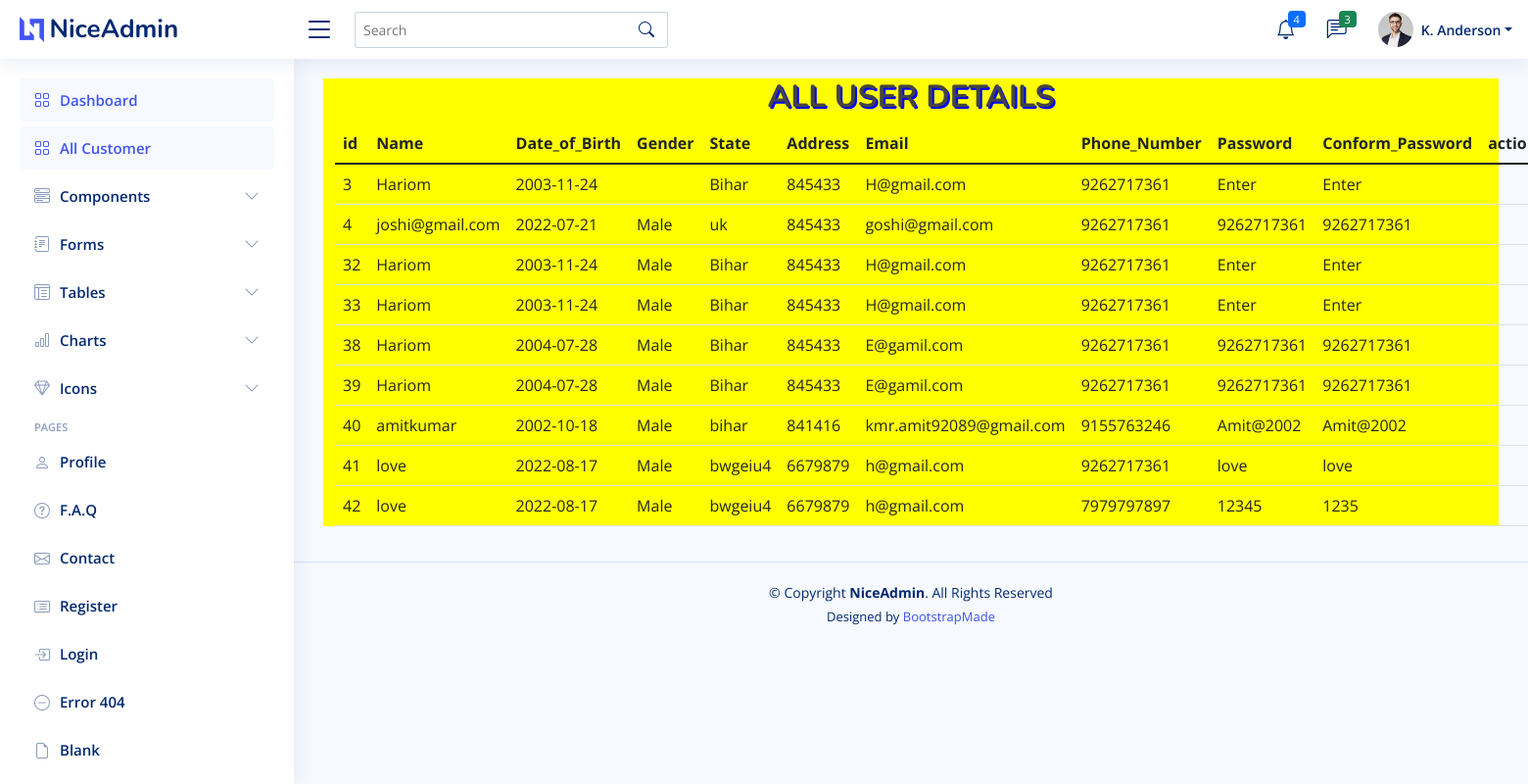
/index.php/admin/all_customer, run on the app's committed database.
### tables this page shows
CREATE TABLE `regester` (
  `id` int(100) NOT NULL,
  `Name` varchar(20) NOT NULL,
  `Date_of_Birth` date NOT NULL,
  `Gender` varchar(6) DEFAULT NULL,
  `State` varchar(20) NOT NULL,
  `Address` varchar(80) NOT NULL,
  `Email` varchar(40) DEFAULT NULL,
  `Phone_Number` varchar(10) NOT NULL,
  `Password` varchar(10) NOT NULL,
  `Conform_Password` varchar(10) NOT NULL
);

### application/controllers/Admin.php (called while the page is built, shortened)
<?php
class admin extends CI_Controller {
public function all_customer()
	{
		$this->load->view('all_customer');
	}
}

### index.php (called while the page is built, shortened)
<?php
require_once BASEPATH.'core/CodeIgniter.php';

### application/views/all_customer.php (the view, shortened to what this page needs)
<!DOCTYPE html>
<html lang="en">
<head>
  <link href="links/assets/vendor/bootstrap/css/bootstrap.min.css" rel="stylesheet">
  <link href="links/assets/vendor/bootstrap-icons/bootstrap-icons.css" rel="stylesheet">
  <link href="links/assets/vendor/boxicons/css/boxicons.min.css" rel="stylesheet">
  <link href="links/assets/vendor/quill/quill.snow.css" rel="stylesheet">
  <link href="links/assets/vendor/quill/quill.bubble.css" rel="stylesheet">
  <link href="links/assets/vendor/remixicon/remixicon.css" rel="stylesheet">
  <link href="links/assets/vendor/simple-datatables/style.css" rel="stylesheet">
  <link href="links/assets/css/style.css" rel="stylesheet">
</head>
<body>
  <header id="header" class="header fixed-top d-flex align-items-center">
    <div class="d-flex align-items-center justify-content-between">
      <a href="index.html" class="logo d-flex align-items-center">
        <img src="links/assets/img/logo.png" alt="">
        <span class="d-none d-lg-block">NiceAdmin</span>
      </a>
      <i class="bi bi-list toggle-sidebar-btn"></i>
    </div>
    <div class="search-bar">
      <form class="search-form d-flex align-items-center" method="POST" action="#">
        <input type="text" name="query" placeholder="Search" title="Enter search keyword">
        <button type="submit" title="Search"><i class="bi bi-search"></i></button>
      </form>
    </div>
    <nav class="header-nav ms-auto">
      <ul class="d-flex align-items-center">
        <li class="nav-item dropdown">
          <a class="nav-link nav-icon" href="#" data-bs-toggle="dropdown">
            <i class="bi bi-bell"></i>
            <span class="badge bg-primary badge-number">4</span>
          </a>
        </li>
        <li class="nav-item dropdown">
          <a class="nav-link nav-icon" href="#" data-bs-toggle="dropdown">
            <i class="bi bi-chat-left-text"></i>
            <span class="badge bg-success badge-number">3</span>
          </a>
        </li>
        <li class="nav-item dropdown pe-3">
          <a class="nav-link nav-profile d-flex align-items-center pe-0" href="#" data-bs-toggle="dropdown">
            <img src="links/assets/img/profile-img.jpg" alt="Profile" class="rounded-circle">
            <span class="d-none d-md-block dropdown-toggle ps-2">K. Anderson</span>
          </a>
        </li>
      </ul>
    </nav>
  </header>
  <aside id="sidebar" class="sidebar">
    <ul class="sidebar-nav" id="sidebar-nav">
      <li class="nav-item">
        <a class="nav-link " href="index.html">
          <i class="bi bi-grid"></i>
          <span>Dashboard</span>
        </a>
      </li>
      <li class="nav-item">
        <a class="nav-link " href="all_customer">
          <i class="bi bi-grid"></i>
          <span>All Customer</span>
        </a>
      </li>
      <li class="nav-item">
        <a class="nav-link collapsed" data-bs-target="#components-nav" data-bs-toggle="collapse" href="#">
          <i class="bi bi-menu-button-wide"></i><span>Components</span><i class="bi bi-chevron-down ms-auto"></i>
        </a>
      </li>
      <li class="nav-item">
        <a class="nav-link collapsed" data-bs-target="#forms-nav" data-bs-toggle="collapse" href="#">
          <i class="bi bi-journal-text"></i><span>Forms</span><i class="bi bi-chevron-down ms-auto"></i>
        </a>
      </li>
      <li class="nav-item">
        <a class="nav-link collapsed" data-bs-target="#tables-nav" data-bs-toggle="collapse" href="#">
          <i class="bi bi-layout-text-window-reverse"></i><span>Tables</span><i class="bi bi-chevron-down ms-auto"></i>
        </a>
      </li>
      <li class="nav-item">
        <a class="nav-link collapsed" data-bs-target="#charts-nav" data-bs-toggle="collapse" href="#">
          <i class="bi bi-bar-chart"></i><span>Charts</span><i class="bi bi-chevron-down ms-auto"></i>
        </a>
      </li>
      <li class="nav-item">
        <a class="nav-link collapsed" data-bs-target="#icons-nav" data-bs-toggle="collapse" href="#">
          <i class="bi bi-gem"></i><span>Icons</span><i class="bi bi-chevron-down ms-auto"></i>
        </a>
      </li>
      <li class="nav-heading">Pages</li>
      <li class="nav-item">
        <a class="nav-link collapsed" href="users-profile.html">
          <i class="bi bi-person"></i>
          <span>Profile</span>
        </a>
      </li>
      <li class="nav-item">
        <a class="nav-link collapsed" href="pages-faq.html">
          <i class="bi bi-question-circle"></i>
          <span>F.A.Q</span>
        </a>
      </li>
      <li class="nav-item">
        <a class="nav-link collapsed" href="pages-contact.html">
          <i class="bi bi-envelope"></i>
          <span>Contact</span>
        </a>
      </li>
      <li class="nav-item">
        <a class="nav-link collapsed" href="pages-register.html">
          <i class="bi bi-card-list"></i>
          <span>Register</span>
        </a>
      </li>
      <li class="nav-item">
        <a class="nav-link collapsed" href="pages-login.html">
          <i class="bi bi-box-arrow-in-right"></i>
          <span>Login</span>
        </a>
      </li>
      <li class="nav-item">
        <a class="nav-link collapsed" href="pages-error-404.html">
          <i class="bi bi-dash-circle"></i>
          <span>Error 404</span>
        </a>
      </li>
      <li class="nav-item">
        <a class="nav-link collapsed" href="pages-blank.html">
          <i class="bi bi-file-earmark"></i>
          <span>Blank</span>
        </a>
      </li>
    </ul>
  </aside>
  <main id="main" class="main">
<div class="container" style="background-color:yellow;">
  <h2 style="text-align:center;color:; font-weight: bold; text-shadow: blue 2px 2px; text-transform: uppercase; "> All User Details</h2>
  <table class="table">
    <thead>
      <tr>
        <th>id</th>
        <th>Name</th>
        <th>Date_of_Birth</th>
        <th>Gender</th>
        <th>State</th>
        <th>Address</th>
        <th>Email</th>
        <th>Phone_Number</th>
        <th>Password</th>
        <th>Conform_Password</th>
        <th>action</th>
      </tr>
    </thead>
    <tbody>
      <?php
       foreach ($this->db->get('regester')->result_array() as  $value) {
      ?>
      <tr>
        <td><?= $value['id']?></td>
        <td><?= $value['Name']?></td>
        <td><?= $value['Date_of_Birth']?></td>
        <td><?= $value['Gender']?></td>
        <td><?= $value['State']?></td>
        <td><?= $value['Address']?></td>
        <td style="overflow: hidden;"><?= $value['Email']?></td>
        <td><?= $value['Phone_Number']?></td>
        <td><?= $value['Password']?></td>
        <td><?= $value['Conform_Password']?></td>
        <td></td>
      </tr>
    <?php  }  ?>
    </tbody>
  </table>
</div>
</main>
  <footer id="footer" class="footer">
    <div class="copyright">
      &copy; Copyright <strong><span>NiceAdmin</span></strong>. All Rights Reserved
    </div>
    <div class="credits">
      Designed by <a href="">BootstrapMade</a>
    </div>
  </footer>
</body>
</html>

### assets/assets/css/style.css (style rules this page uses)
:root { scroll-behavior: smooth; }
body { font-family: "Open Sans", sans-serif; background: #f6f9ff; color: #444444; }
a { color: #4154f1; text-decoration: none; }
h1, h2, h3, h4, h5, h6 { font-family: "Nunito", sans-serif; }
#main { margin-top: 60px; padding: 20px 30px; transition: all 0.3s; }
.logo { line-height: 1; }
@media (min-width: 1200px) { .logo { width: 280px; } }
.logo img { max-height: 26px; margin-right: 6px; }
.logo span { font-size: 26px; font-weight: 700; color: #012970; font-family: "Nunito", sans-serif; }
.header { transition: all 0.5s; z-index: 997; height: 60px; box-shadow: 0px 2px 20px rgba(1, 41, 112, 0.1); background-color: #fff; padding-left: 20px; }
.header .toggle-sidebar-btn { font-size: 32px; padding-left: 10px; cursor: pointer; color: #012970; }
.header .search-bar { min-width: 360px; padding: 0 20px; }
.header .search-form { width: 100%; }
.header .search-form input { border: 0; font-size: 14px; color: #012970; border: 1px solid rgba(1, 41, 112, 0.2); padding: 7px 38px 7px 8px; border-radius: 3px; transition: 0.3s; width: 100%; }
.header .search-form button { border: 0; padding: 0; margin-left: -30px; background: none; }
.header .search-form button i { color: #012970; }
.header-nav ul { list-style: none; }
.header-nav > ul { margin: 0; padding: 0; }
.header-nav .nav-icon { font-size: 20px; color: #012970; }
.header-nav .nav-profile { color: #012970; }
.header-nav .nav-profile img { max-height: 36px; }
.header-nav .nav-profile span { font-size: 14px; font-weight: 600; }
.header-nav .badge-number { position: absolute; inset: 4px 6px auto auto; font-weight: normal; font-size: 11px; padding: 3px 6px; }
.sidebar { position: fixed; top: 60px; left: 0; bottom: 0; width: 300px; z-index: 996; transition: all 0.3s; padding: 20px; overflow-y: auto; scrollbar-width: thin; scrollbar-color: #aab7cf transparent; box-shadow: 0px 0px 20px rgba(1, 41, 112, 0.1); background-color: #fff; }
@media (min-width: 1200px) { #main, #footer { margin-left: 300px; } }
.sidebar-nav { padding: 0; margin: 0; list-style: none; }
.sidebar-nav li { padding: 0; margin: 0; list-style: none; }
.sidebar-nav .nav-item { margin-bottom: 5px; }
.sidebar-nav .nav-heading { font-size: 11px; text-transform: uppercase; color: #899bbd; font-weight: 600; margin: 10px 0 5px 15px; }
.sidebar-nav .nav-link { display: flex; align-items: center; font-size: 15px; font-weight: 600; color: #4154f1; transition: 0.3; background: #f6f9ff; padding: 10px 15px; border-radius: 4px; }
.sidebar-nav .nav-link i { font-size: 16px; margin-right: 10px; color: #4154f1; }
.sidebar-nav .nav-link.collapsed { color: #012970; background: #fff; }
.sidebar-nav .nav-link.collapsed i { color: #899bbd; }
.sidebar-nav .nav-link .bi-chevron-down { margin-right: 0; transition: transform 0.2s ease-in-out; }
.footer { padding: 20px 0; font-size: 14px; transition: all 0.3s; border-top: 1px solid #cddfff; }
.footer .copyright { text-align: center; color: #012970; }
.footer .credits { padding-top: 5px; text-align: center; font-size: 13px; color: #012970; }

### data on the page
regester: id "3", Name "Hariom", Date_of_Birth "2003-11-24", State "Bihar", Address "845433", Email "H@gmail.com", Phone_Number "9262717361", Password "Enter", Conform_Password "Enter"
regester: id "4", Name "joshi@gmail.com", Date_of_Birth "2022-07-21", Gender "Male", State "uk", Address "845433", Email "goshi@gmail.com", Phone_Number "9262717361", Password "9262717361", Conform_Password "9262717361"
regester: id "32", Name "Hariom", Date_of_Birth "2003-11-24", Gender "Male", State "Bihar", Address "845433", Email "H@gmail.com", Phone_Number "9262717361", Password "Enter", Conform_Password "Enter"
regester: id "33", Name "Hariom", Date_of_Birth "2003-11-24", Gender "Male", State "Bihar", Address "845433", Email "H@gmail.com", Phone_Number "9262717361", Password "Enter", Conform_Password "Enter"
regester: id "38", Name "Hariom", Date_of_Birth "2004-07-28", Gender "Male", State "Bihar", Address "845433", Email "E@gamil.com", Phone_Number "9262717361", Password "9262717361", Conform_Password "9262717361"
regester: id "39", Name "Hariom", Date_of_Birth "2004-07-28", Gender "Male", State "Bihar", Address "845433", Email "E@gamil.com", Phone_Number "9262717361", Password "9262717361", Conform_Password "9262717361"
regester: id "40", Name "amitkumar", Date_of_Birth "2002-10-18", Gender "Male", State "bihar", Address "841416", Email "kmr.amit92089@gmail.com", Phone_Number "9155763246", Password "Amit@2002", Conform_Password "Amit@2002"
regester: id "41", Name "love", Date_of_Birth "2022-08-17", Gender "Male", State "bwgeiu4", Address "6679879", Email "h@gmail.com", Phone_Number "9262717361", Password "love", Conform_Password "love"
regester: id "42", Name "love", Date_of_Birth "2022-08-17", Gender "Male", State "bwgeiu4", Address "6679879", Email "h@gmail.com", Phone_Number "7979797897", Password "12345", Conform_Password "1235"
